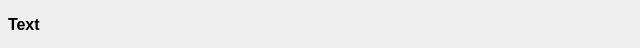
<?xml version="1.0" encoding="UTF-8"?>
<ui version="4.0">
 <class>widget_set_section</class>
 <widget class="QWidget" name="widget_set_section">
  <property name="geometry">
   <rect>
    <x>0</x>
    <y>0</y>
    <width>640</width>
    <height>48</height>
   </rect>
  </property>
  <property name="maximumSize">
   <size>
    <width>640</width>
    <height>48</height>
   </size>
  </property>
  <property name="windowTitle">
   <string>Form</string>
  </property>
  <widget class="QLabel" name="lblSection">
   <property name="geometry">
    <rect>
     <x>8</x>
     <y>16</y>
     <width>621</width>
     <height>16</height>
    </rect>
   </property>
   <property name="maximumSize">
    <size>
     <width>16777215</width>
     <height>16777215</height>
    </size>
   </property>
   <property name="font">
    <font>
     <pointsize>12</pointsize>
     <weight>75</weight>
     <bold>true</bold>
    </font>
   </property>
   <property name="text">
    <string>Text</string>
   </property>
  </widget>
 </widget>
 <resources/>
 <connections/>
</ui>
